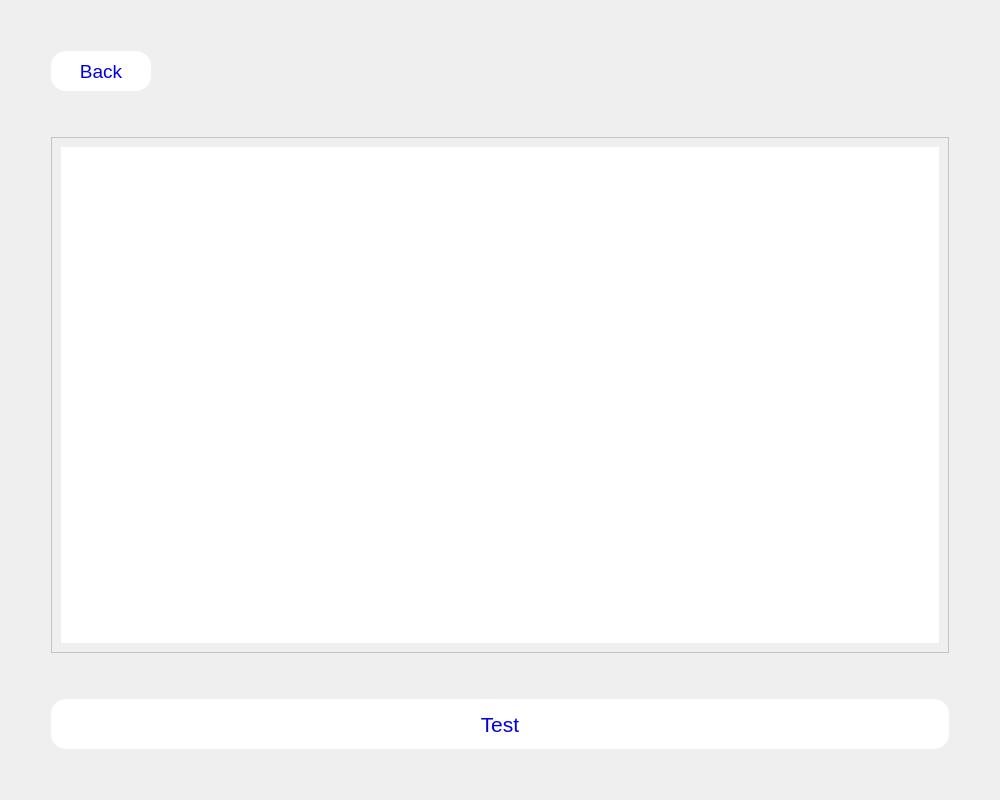
<?xml version="1.0" encoding="UTF-8"?>
<ui version="4.0">
 <class>Workbook</class>
 <widget class="QDialog" name="Workbook">
  <property name="geometry">
   <rect>
    <x>0</x>
    <y>0</y>
    <width>1000</width>
    <height>800</height>
   </rect>
  </property>
  <property name="sizePolicy">
   <sizepolicy hsizetype="Preferred" vsizetype="Fixed">
    <horstretch>0</horstretch>
    <verstretch>0</verstretch>
   </sizepolicy>
  </property>
  <property name="minimumSize">
   <size>
    <width>0</width>
    <height>50</height>
   </size>
  </property>
  <property name="windowTitle">
   <string>Dialog</string>
  </property>
  <layout class="QGridLayout" name="gridLayout">
   <item row="3" column="1">
    <widget class="QScrollArea" name="scrollArea">
     <property name="styleSheet">
      <string notr="true">#scrollArea {
	background-color: rgb(255, 255, 255)
}</string>
     </property>
     <property name="widgetResizable">
      <bool>true</bool>
     </property>
     <widget class="QWidget" name="scrollAreaWidgetContents_2">
      <property name="geometry">
       <rect>
        <x>0</x>
        <y>0</y>
        <width>882</width>
        <height>482</height>
       </rect>
      </property>
      <layout class="QVBoxLayout" name="verticalLayout">
       <item>
        <widget class="QLabel" name="textBrowser">
         <property name="sizePolicy">
          <sizepolicy hsizetype="Preferred" vsizetype="Preferred">
           <horstretch>0</horstretch>
           <verstretch>0</verstretch>
          </sizepolicy>
         </property>
         <property name="mouseTracking">
          <bool>true</bool>
         </property>
         <property name="tabletTracking">
          <bool>false</bool>
         </property>
         <property name="acceptDrops">
          <bool>false</bool>
         </property>
         <property name="styleSheet">
          <string notr="true">#textBrowser {
	background-color: #ffffff;
	color: rgb(0, 0, 250);
	font-size: 20px
}

.p {
	font-size: 14px
}</string>
         </property>
         <property name="frameShape">
          <enum>QFrame::NoFrame</enum>
         </property>
         <property name="text">
          <string>&lt;html&gt;&lt;head&gt;&lt;meta http-equiv=&quot;Content-Type&quot; content=&quot;text/html; charset=UTF-8&quot;&gt;&lt;/head&gt;&lt;body&gt;&lt;p&gt;&lt;br/&gt;&lt;/p&gt;&lt;/body&gt;&lt;/html&gt;</string>
         </property>
         <property name="scaledContents">
          <bool>true</bool>
         </property>
         <property name="wordWrap">
          <bool>true</bool>
         </property>
         <property name="openExternalLinks">
          <bool>true</bool>
         </property>
        </widget>
       </item>
      </layout>
     </widget>
    </widget>
   </item>
   <item row="1" column="0">
    <spacer name="horizontalSpacer_2">
     <property name="orientation">
      <enum>Qt::Horizontal</enum>
     </property>
     <property name="sizeType">
      <enum>QSizePolicy::Fixed</enum>
     </property>
     <property name="sizeHint" stdset="0">
      <size>
       <width>40</width>
       <height>20</height>
      </size>
     </property>
    </spacer>
   </item>
   <item row="1" column="2">
    <spacer name="horizontalSpacer_3">
     <property name="orientation">
      <enum>Qt::Horizontal</enum>
     </property>
     <property name="sizeType">
      <enum>QSizePolicy::Fixed</enum>
     </property>
     <property name="sizeHint" stdset="0">
      <size>
       <width>40</width>
       <height>20</height>
      </size>
     </property>
    </spacer>
   </item>
   <item row="5" column="1">
    <widget class="QPushButton" name="test">
     <property name="sizePolicy">
      <sizepolicy hsizetype="Minimum" vsizetype="Fixed">
       <horstretch>0</horstretch>
       <verstretch>0</verstretch>
      </sizepolicy>
     </property>
     <property name="minimumSize">
      <size>
       <width>0</width>
       <height>50</height>
      </size>
     </property>
     <property name="cursor">
      <cursorShape>PointingHandCursor</cursorShape>
     </property>
     <property name="styleSheet">
      <string notr="true">#test {
	font: 16pt;
color: rgb(0, 0, 225);
border-radius: 15px;
background-color: rgb(255, 255, 255)}</string>
     </property>
     <property name="text">
      <string>Test</string>
     </property>
    </widget>
   </item>
   <item row="4" column="1">
    <spacer name="verticalSpacer_2">
     <property name="orientation">
      <enum>Qt::Vertical</enum>
     </property>
     <property name="sizeType">
      <enum>QSizePolicy::Fixed</enum>
     </property>
     <property name="sizeHint" stdset="0">
      <size>
       <width>20</width>
       <height>40</height>
      </size>
     </property>
    </spacer>
   </item>
   <item row="2" column="0">
    <spacer name="verticalSpacer">
     <property name="orientation">
      <enum>Qt::Vertical</enum>
     </property>
     <property name="sizeType">
      <enum>QSizePolicy::Fixed</enum>
     </property>
     <property name="sizeHint" stdset="0">
      <size>
       <width>20</width>
       <height>40</height>
      </size>
     </property>
    </spacer>
   </item>
   <item row="1" column="1">
    <layout class="QHBoxLayout" name="horizontalLayout_2">
     <item>
      <widget class="QPushButton" name="back">
       <property name="sizePolicy">
        <sizepolicy hsizetype="Fixed" vsizetype="Fixed">
         <horstretch>0</horstretch>
         <verstretch>0</verstretch>
        </sizepolicy>
       </property>
       <property name="minimumSize">
        <size>
         <width>100</width>
         <height>40</height>
        </size>
       </property>
       <property name="cursor">
        <cursorShape>PointingHandCursor</cursorShape>
       </property>
       <property name="styleSheet">
        <string notr="true">#back {
	font: 14pt;
color: rgb(0, 0, 225);
border-radius: 15px;
background-color: rgb(255, 255, 255)}</string>
       </property>
       <property name="text">
        <string>Back</string>
       </property>
      </widget>
     </item>
     <item>
      <spacer name="horizontalSpacer">
       <property name="orientation">
        <enum>Qt::Horizontal</enum>
       </property>
       <property name="sizeHint" stdset="0">
        <size>
         <width>0</width>
         <height>0</height>
        </size>
       </property>
      </spacer>
     </item>
    </layout>
   </item>
   <item row="6" column="1">
    <spacer name="verticalSpacer_3">
     <property name="orientation">
      <enum>Qt::Vertical</enum>
     </property>
     <property name="sizeType">
      <enum>QSizePolicy::Fixed</enum>
     </property>
     <property name="sizeHint" stdset="0">
      <size>
       <width>20</width>
       <height>40</height>
      </size>
     </property>
    </spacer>
   </item>
   <item row="0" column="0">
    <spacer name="verticalSpacer_4">
     <property name="orientation">
      <enum>Qt::Vertical</enum>
     </property>
     <property name="sizeType">
      <enum>QSizePolicy::Fixed</enum>
     </property>
     <property name="sizeHint" stdset="0">
      <size>
       <width>20</width>
       <height>40</height>
      </size>
     </property>
    </spacer>
   </item>
  </layout>
 </widget>
 <resources/>
 <connections/>
</ui>
